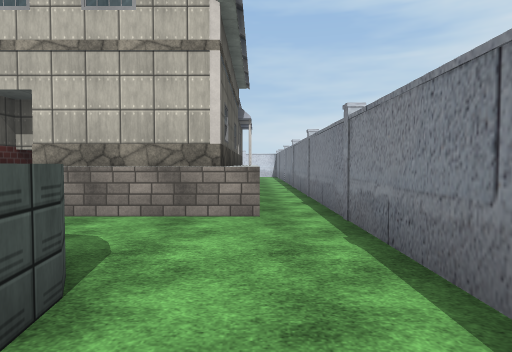
view 1 (above)

17 first-person views from a walk through a 3-D level made in the Unity game engine. The camera is 1.4 m above the floor, tilts 2° down and sees 75° across. Doors are open. The floor is counted in squares, 2 m on a side. Each view is taken from the middle of a square. On the plan, view 1 faces up. The plan holds only what a view shows up to about 10 squares ahead; the rest is blank. The place goes on beyond the plan. Some trees and plants on the terrain are drawn as simple stand-ins. The player is left out. Some surface patterns are stand-ins.

view 2
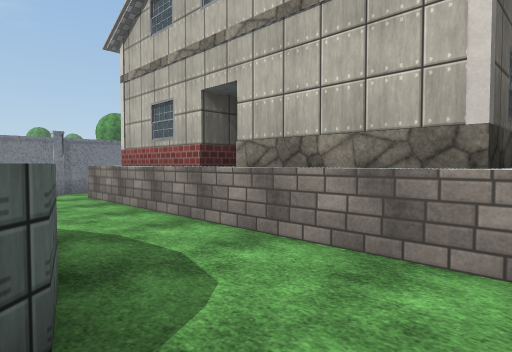

view 3
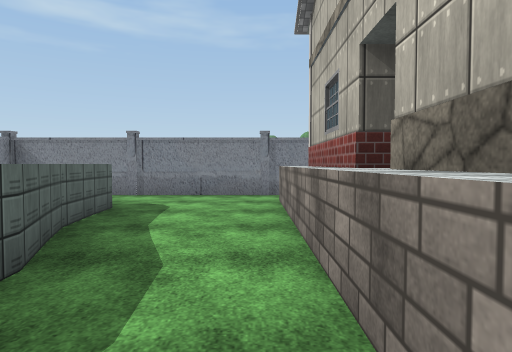

view 4
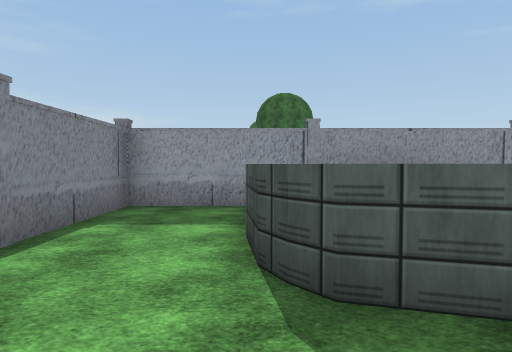

view 5
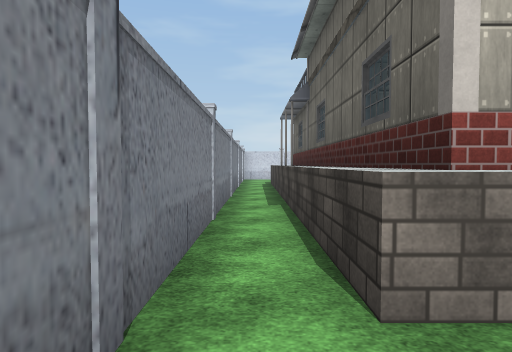

view 6
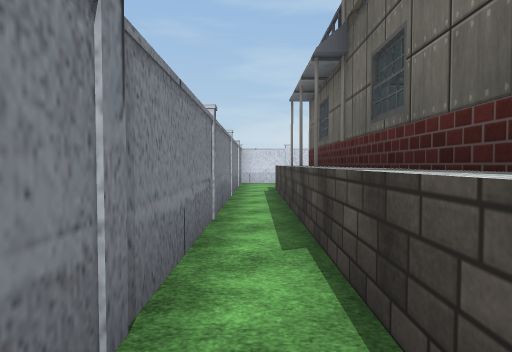

view 7
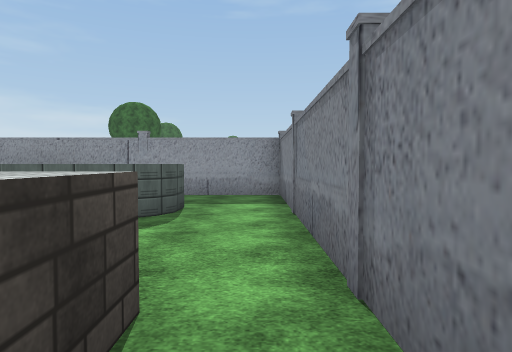

view 8
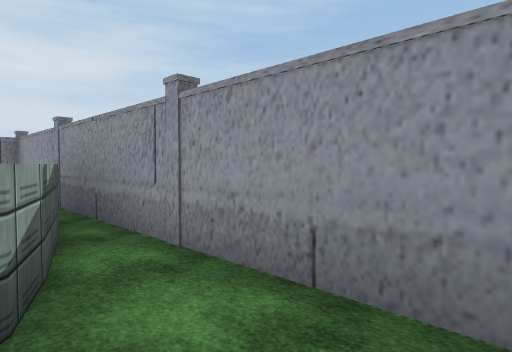

view 9
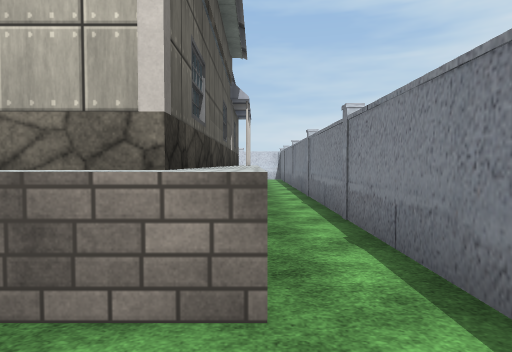

view 10
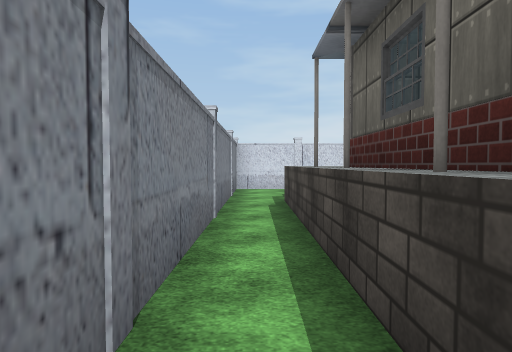

view 11
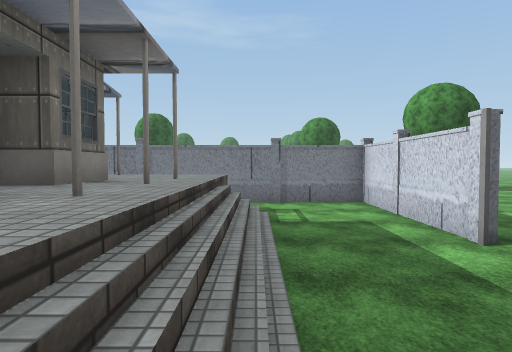

view 12
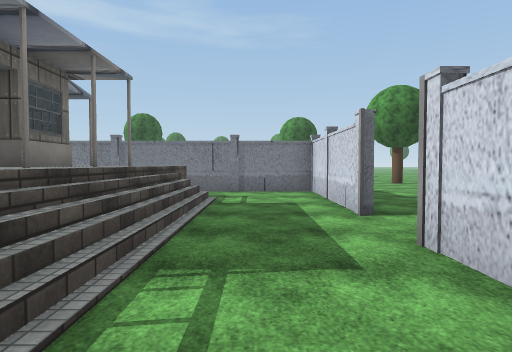

view 13
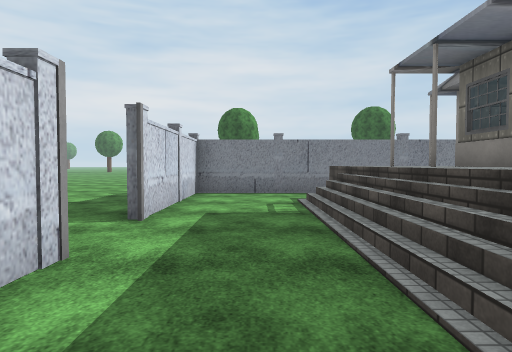

view 14
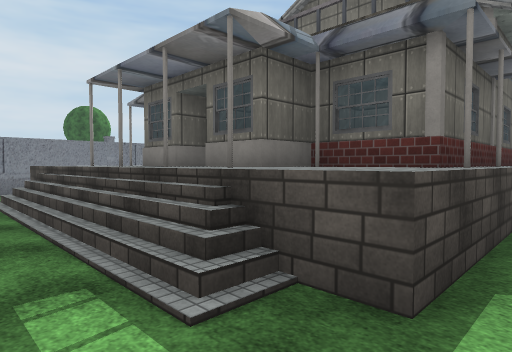

view 15
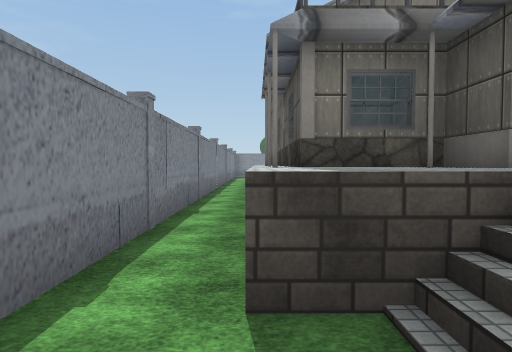

view 16
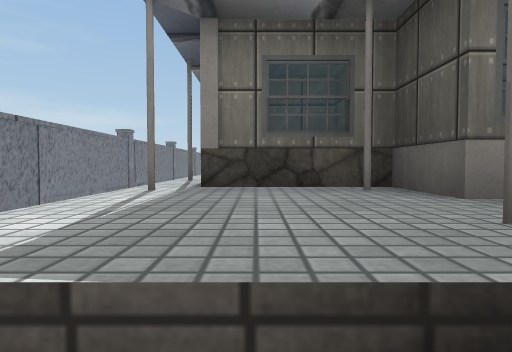

view 17
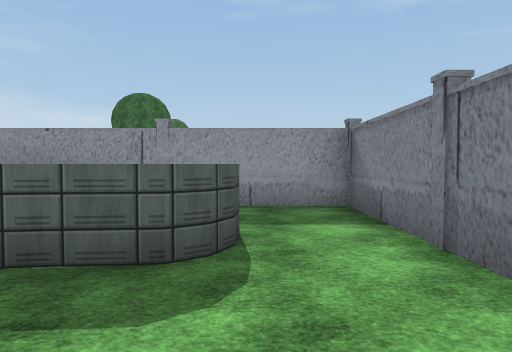

### Floor plan
Key: @ floor where view 1 was taken; # wall or solid block; . main floor; : floor 1.25 m higher than the main floor; / step, stairs or slope; D open door; = window, fence, low wall or low ledge; ^ raised ledge.
Columns run from 9 left of view 1 to 3 right of it. Each row starts with its distance up from view 1.
 22            ..
 21 ...      ....
 20 .....  ....
 19    ......
 18 #####DD####
 17 #.........#
 16 #..//////.#
 15 #.:======##
 14 #.::#DD## #
 13 #.#=#####^#
 12 #.###  ##^#
 11 #.#     #^#
 10 #.#     #^#
  9 #.#     #^#
  8 #.#     #^#
  7 #.#     #^#
  6 #.# ### #^#
  5 #.^##DD##^#
  4 #.........#
  3 #.........#
  2 #...^^^^^.#
  1 #.^^    ^.#
  0 #..^    ^@#
 -1 #...^==^..#
 -2 #####  ####

Where each view was taken, in squares from view 1:
view 1: 0 up, 0 right, facing up
view 2: 2 up, 0 right, facing up-left
view 3: 4 up, 1 left, facing left
view 4: 4 up, 1 left, facing down
view 5: 3 up, 8 left, facing up
view 6: 6 up, 8 left, facing up
view 7: 6 up, 8 left, facing down
view 8: 0 up, 8 left, facing down-right
view 9: 3 up, 0 right, facing up
view 10: 9 up, 8 left, facing up
view 11: 16 up, 1 left, facing left
view 12: 17 up, 0 right, facing left
view 13: 17 up, 7 left, facing right
view 14: 17 up, 8 left, facing down-right
view 15: 17 up, 0 right, facing down
view 16: 16 up, 1 left, facing down
view 17: 4 up, 7 left, facing down
